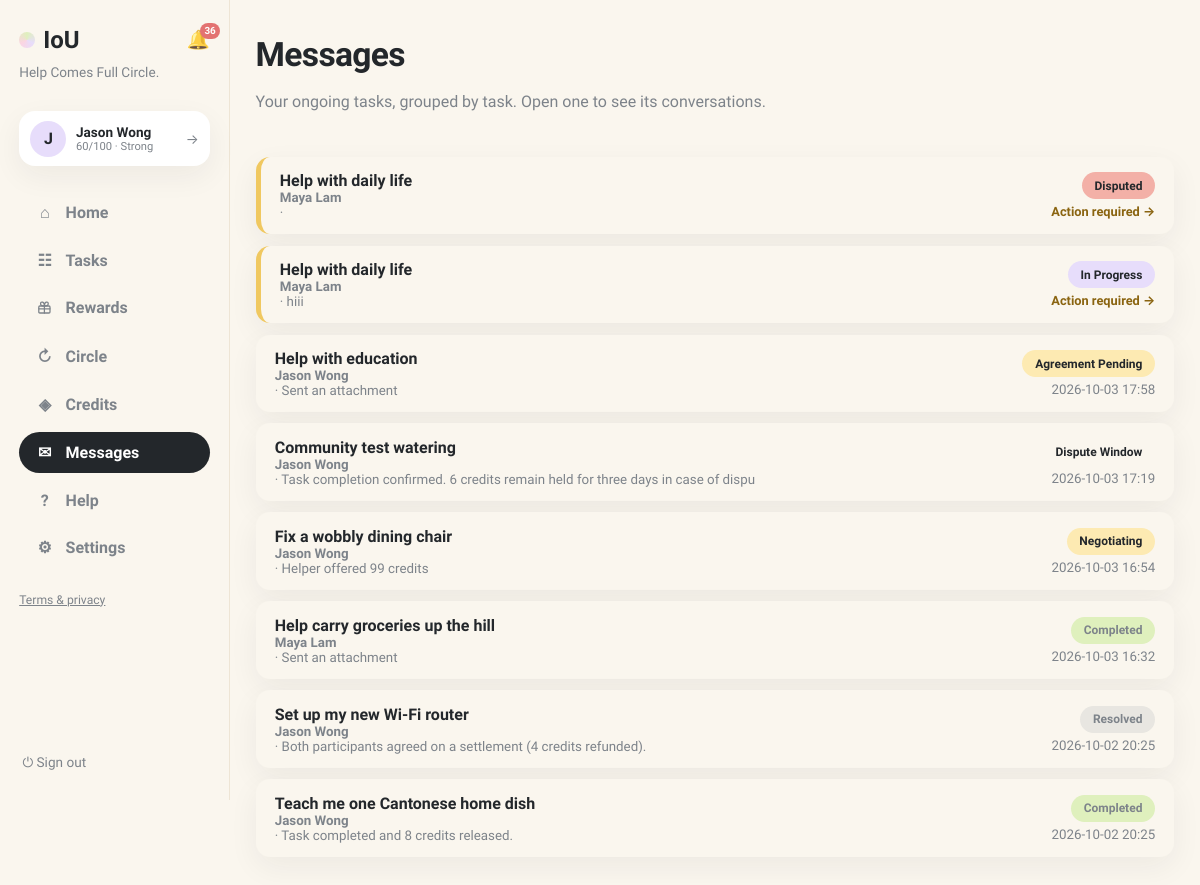
Page /messages (signed in) on the earlier database version.
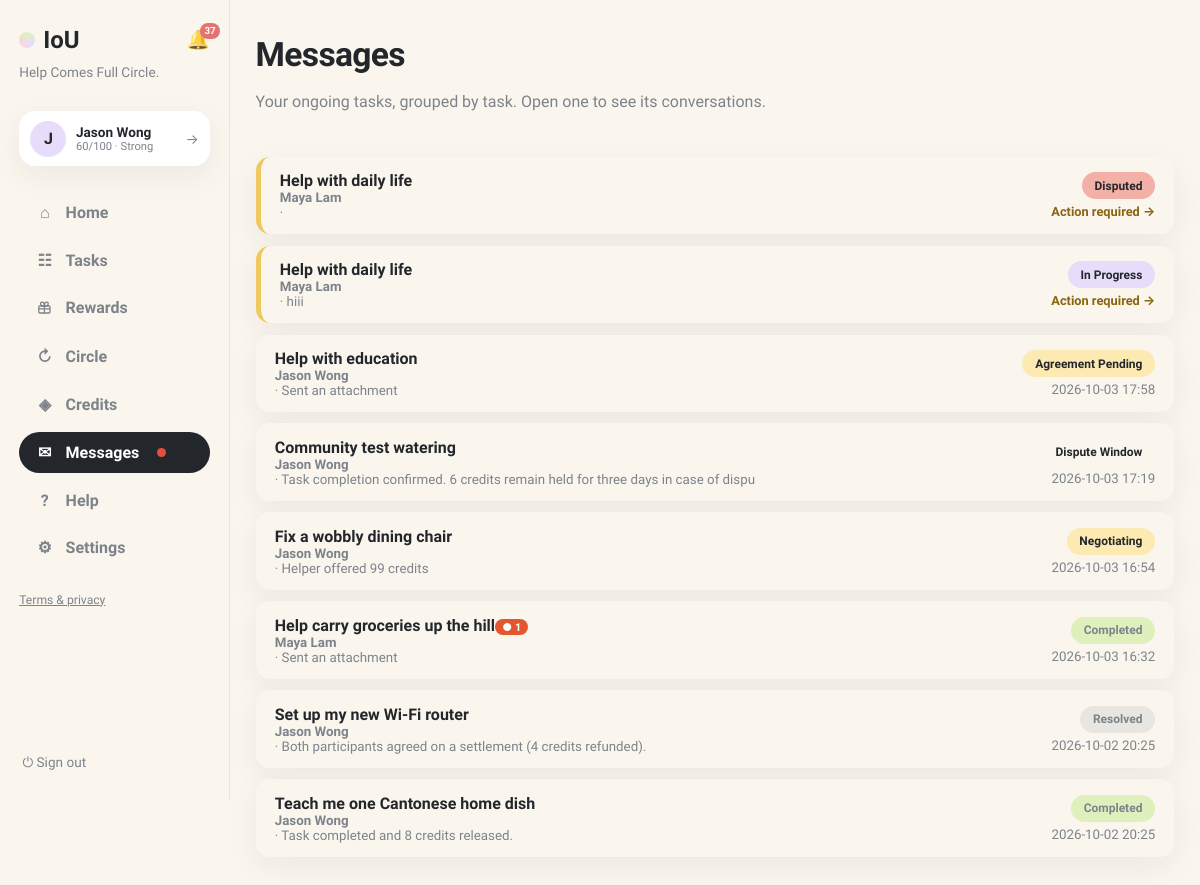
Same page on the later database version.
### tables this page shows
CREATE TABLE users (
                id INTEGER PRIMARY KEY, name TEXT NOT NULL, email TEXT UNIQUE NOT NULL,
                password TEXT NOT NULL, balance INTEGER NOT NULL DEFAULT 0,
                held_balance INTEGER NOT NULL DEFAULT 0,
                is_moderator INTEGER NOT NULL DEFAULT 0
            , language TEXT NOT NULL DEFAULT 'en', address TEXT, district TEXT, hkid TEXT, address_id TEXT, age INTEGER, birthday TEXT, skills TEXT NOT NULL DEFAULT '', community_helper INTEGER NOT NULL DEFAULT 0, created_at TEXT, consent_analytics INTEGER NOT NULL DEFAULT 0, reliability INTEGER NOT NULL DEFAULT 60, account_status TEXT NOT NULL DEFAULT 'active', analytics_consent INTEGER NOT NULL DEFAULT 0, username TEXT, bio TEXT, verification_identity TEXT NOT NULL DEFAULT 'unverified', verification_neighbourhood TEXT NOT NULL DEFAULT 'unverified', vis_photo INTEGER NOT NULL DEFAULT 1, vis_neighbourhood INTEGER NOT NULL DEFAULT 1, vis_skills INTEGER NOT NULL DEFAULT 1, vis_bio INTEGER NOT NULL DEFAULT 1, vis_completed INTEGER NOT NULL DEFAULT 1, vis_circle INTEGER NOT NULL DEFAULT 1, circle_enabled INTEGER NOT NULL DEFAULT 1, circle_notifications INTEGER NOT NULL DEFAULT 1, circle_community_only INTEGER NOT NULL DEFAULT 0, circle_max_distance_km REAL NOT NULL DEFAULT 2.0, circle_availability TEXT NOT NULL DEFAULT '');

CREATE TABLE requests (
                id INTEGER PRIMARY KEY, title TEXT NOT NULL, description TEXT NOT NULL,
                category TEXT NOT NULL, requester_id INTEGER NOT NULL,
                status TEXT NOT NULL DEFAULT 'open', provider_id INTEGER,
                requester_value INTEGER, requester_buffer INTEGER,
                provider_value INTEGER, provider_buffer INTEGER,
                agreed_value INTEGER, negotiation_deadline TEXT,
                effort_minutes INTEGER, complexity INTEGER, quality_score INTEGER,
                completed_at TEXT,
                created_at TEXT NOT NULL, location TEXT, needed_by TEXT, urgency TEXT, meetup_date TEXT, meetup_time TEXT, meetup_location TEXT, preferred_time TEXT, completion_note TEXT, completion_evidence TEXT, confirm_requester INTEGER NOT NULL DEFAULT 0, confirm_provider INTEGER NOT NULL DEFAULT 0, started_at TEXT, provider_completed_at TEXT, requester_confirmed_at TEXT, release_at TEXT, proof_path TEXT, proof_status TEXT, dispute_eligible INTEGER NOT NULL DEFAULT 1, dispute_window_days INTEGER NOT NULL DEFAULT 3, settlement_value INTEGER, circle_id INTEGER, cancel_requested_by INTEGER, cancel_reason TEXT, cancel_compensation INTEGER NOT NULL DEFAULT 0, evidence_required INTEGER NOT NULL DEFAULT 1, duration_minutes INTEGER NOT NULL DEFAULT 0, community_id INTEGER, visibility TEXT NOT NULL DEFAULT 'public', reservation_status TEXT NOT NULL DEFAULT 'public', selected_by_user_id INTEGER, was_ever_reserved INTEGER NOT NULL DEFAULT 0,
                FOREIGN KEY(requester_id) REFERENCES users(id),
                FOREIGN KEY(provider_id) REFERENCES users(id)
            );

### app.py (the view)
@app.get("/messages", response_class=HTMLResponse)
def messages_page(request: Request):
    user = current_user(request)
    if not user:
        return RedirectResponse("/login", status_code=303)
    with db() as connection:
        threads = connection.execute(
            """SELECT r.id, r.title, r.status, r.category,
                      u.name requester_name, p.name provider_name,
                      (SELECT body FROM messages m WHERE m.request_id=r.id ORDER BY m.created_at DESC, m.id DESC LIMIT 1) last_body,
                      (SELECT created_at FROM messages m WHERE m.request_id=r.id ORDER BY m.created_at DESC, m.id DESC LIMIT 1) last_at,
                      (SELECT u2.name FROM messages m JOIN users u2 ON u2.id=m.sender_id
                        WHERE m.request_id=r.id AND m.sender_id IS NOT NULL
                        ORDER BY m.created_at DESC, m.id DESC LIMIT 1) last_sender_name,
                      (SELECT COUNT(*) FROM messages m WHERE m.request_id=r.id) msg_count,
                      (SELECT COUNT(*) FROM messages m
                        LEFT JOIN thread_reads tr ON tr.request_id=m.request_id AND tr.user_id=?
                        WHERE m.request_id=r.id AND m.sender_id IS NOT NULL AND m.sender_id != ?
                          AND m.id > COALESCE(tr.last_read_id, 0)) unread_count
               FROM requests r JOIN users u ON u.id=r.requester_id
               LEFT JOIN users p ON p.id=r.provider_id
               WHERE (r.requester_id=? OR r.provider_id=?
                      OR EXISTS (SELECT 1 FROM request_participants rp
                                 WHERE rp.request_id=r.id AND rp.user_id=?))
                 AND EXISTS (SELECT 1 FROM messages m WHERE m.request_id=r.id)
               ORDER BY last_at DESC""",
            (user["id"], user["id"], user["id"], user["id"], user["id"]),
        ).fetchall()
        exchanges = []
        for t in threads:
            item = load_request(connection, t["id"])
            needs, cta, label, href = exchange_flag(connection, item, user["id"])
            exchanges.append({"t": t, "needs": needs, "cta": cta, "label": label, "href": href})
        exchanges.sort(key=lambda e: not e["needs"])
    return render(request, "messages.html", page="messages", exchanges=exchanges)

### templates/messages.html (shortened to what this page needs)
{% extends "base.html" %}
{% block content %}
<header class="page-head">
  <div>
    <h1>Messages</h1>
    <p class="muted">Your ongoing tasks, grouped by task. Open one to see its conversations.</p>
  </div>
</header>
<div class="exchange-table">
{% for e in exchanges %}
  <a class="exchange-row card {% if e.needs %}needs{% endif %}" href="{{ e.href }}">
    <div class="ex-main">
      <b>{{ e.t.title }}{% if e.t.unread_count %}<span class="thread-unread">● {{ e.t.unread_count }}</span>{% endif %}</b>
      <small class="ex-preview">{% if e.t.last_sender_name %}<b class="ex-sender">{{ e.t.last_sender_name }}</b> · {% endif %}{{ e.t.last_body[:80] }}</small>
    </div>
    <div class="ex-side">
      <span class="status s-{{ e.t.status }}">{{ status_labels[e.t.status] if e.t.status in status_labels else e.t.status.replace('_',' ') }}</span>
      {% if e.needs %}<span class="ex-action">Action required →</span>
      {% else %}<small class="muted">{{ e.t.last_at[:16].replace('T',' ') }}</small>{% endif %}
    </div>
  </a>
{% else %}
  <div class="card"><p class="empty">No messages yet. Offer to help someone on the Community board and it appears here. <a href="/browse">Go to Community →</a></p></div>
{% endfor %}
</div>
{% endblock %}

### templates/base.html (shortened to what this page needs)
<!doctype html>
<html lang="en"><head><link rel="stylesheet" href="/static/style.css"></head>
<body class="app-body">
<nav class="sidebar">
  <div class="brand-row">
    <a class="brand" href="/"><span class="brand-dot"></span>IoU</a>
    {% if user %}
    <a class="bell {% if page == 'notifications' %}active{% endif %}" href="/notifications" title="Notifications">🔔{% if unread_notifs or unread_msgs %}<span class="bell-badge">{{ (unread_notifs or 0) + (unread_msgs or 0) }}</span>{% endif %}</a>
    {% endif %}
  </div>
  <p class="brand-tag">Help Comes Full Circle.</p>
  {% if user %}
  <a class="side-user" href="/profile" title="Your profile">
    <div class="avatar">{{ user.name[0] }}</div>
    {% set sc = user.reliability if user.reliability is not none else 60 %}
    {% set lab = 'Suspended' if sc <= 0 else ('Restricted' if sc < 30 else ('Limited' if sc < 60 else ('Strong' if sc < 80 else 'Excellent'))) %}
    <div class="sidebar-user-meta"><b>{{ user.name }}</b>
      <small>{{ sc }}/100 · {{ lab }}</small>
    </div>
    <span class="side-user-arrow">→</span>
  </a>
  <div class="nav-links">
    <a class="nav-link {% if page == 'home' %}active{% endif %}" href="/"><span class="nav-ico">⌂</span>Home</a>
    <a class="nav-link {% if page == 'browse' %}active{% endif %}" href="/browse"><span class="nav-ico">☷</span>Tasks</a>
    <a class="nav-link " href="/rewards"><span class="nav-ico"></span>Rewards</a>
    <a class="nav-link {% if page == 'circle' %}active{% endif %}" href="/chain-invitations"><span class="nav-ico">↻</span>Circle{% if circle_pending %}<span class="unread-dot"></span>{% endif %}</a>
    <a class="nav-link {% if page == 'credits' %}active{% endif %}" href="/history"><span class="nav-ico">◈</span>Credits</a>
    <a class="nav-link {% if page == 'messages' %}active{% endif %}" href="/messages"><span class="nav-ico">✉</span>Messages{% if unread_msgs %}<span class="unread-dot"></span>{% endif %}</a>
    <a class="nav-link {% if page == 'help' %}active{% endif %}" href="/help"><span class="nav-ico">?</span>Help</a>
    <a class="nav-link {% if page == 'account' %}active{% endif %}" href="/account"><span class="nav-ico">⚙</span>Settings</a>
  </div>
  <p class="nav-footer"><a href="/legal">Terms &amp; privacy</a></p>
  <form method="post" action="/logout" class="side-logout"><button class="link-button" title="Sign out">⏻ Sign out</button></form>
  {% else %}
  <div class="nav-links">
    <a class="nav-link" href="/login"><span class="nav-ico">→</span>Sign in</a>
    <a class="nav-link" href="/register"><span class="nav-ico">＋</span>Create account</a>
  </div>
  <p class="nav-footer"><a href="/legal">Terms &amp; privacy</a></p>
  {% endif %}
</nav>
<main class="content {% block content_class %}{% endblock %}">{% block content %}{% endblock %}</main>
</body></html>

Differences in the rows shown:
changed users "Maya Lam": t.unread_count (not shown) → "1"
Other differences:
{{ (unread_notifs or 0) + (unread_msgs or 0) }}: "36" → "37"
